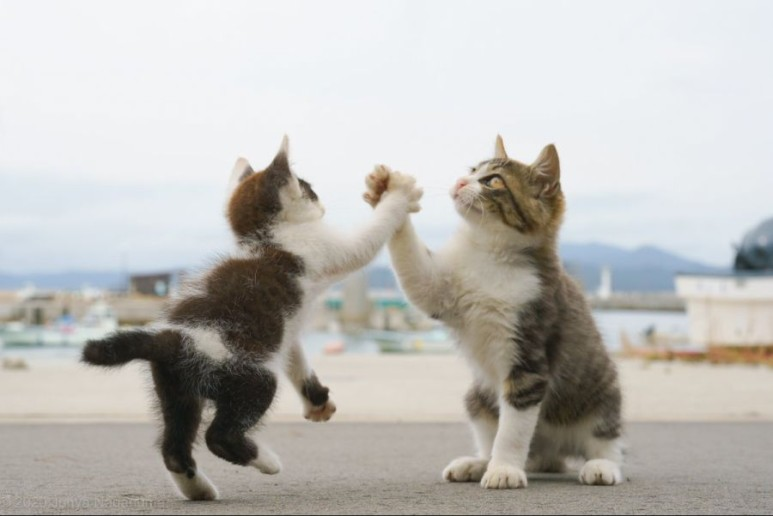
#> input picture img/img.jpeg, 773 x 516 px, found by its file name
$ python 6_img_rotation.py
#> lines starting #> are read from the running program, lines starting #| are printed output that depends on the picture
import cv2
import numpy as np

img = cv2.imread("arim/img/img.jpeg")
#> img is the input picture: shape (516, 773, 3); mean B, G, R 183.7, 187.5, 189.1
rows, cols = img.shape[:2]
#> rows = 516; cols = 773

d45= 45.0*np.pi/180
d90= 90.0*np.pi/180

m45=np.float32([[np.cos(d45), -1*np.sin(d45), rows//2],[np.sin(d45), np.cos(d45), -1*cols//4]])
m90=np.float32([[np.cos(d90), -1*np.sin(d90), rows],[np.sin(d90), np.cos(d90), 0]])
#> m90 = [[6.12e-17, -1, 516], [1, 6.12e-17, 0]]

r45 = cv2.warpAffine(img, m45, (cols, rows))
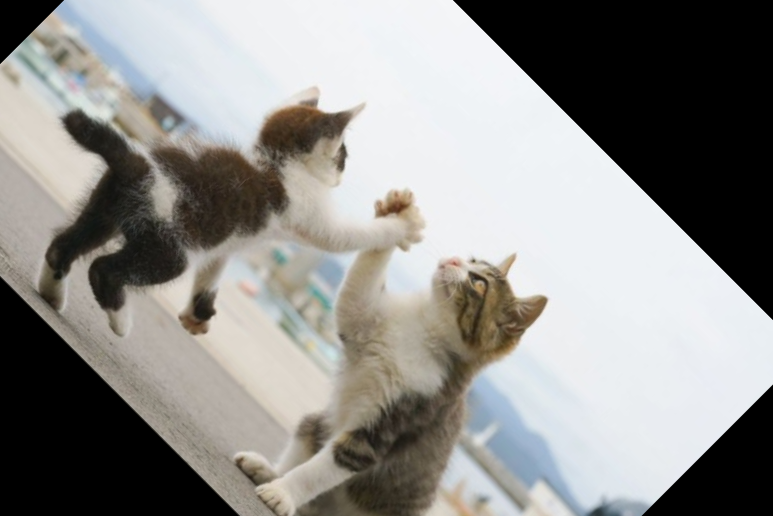
#> r45: shape (516, 773, 3); mean B, G, R 139.8, 142.6, 143.7
r90 = cv2.warpAffine(img, m90, (rows, cols))
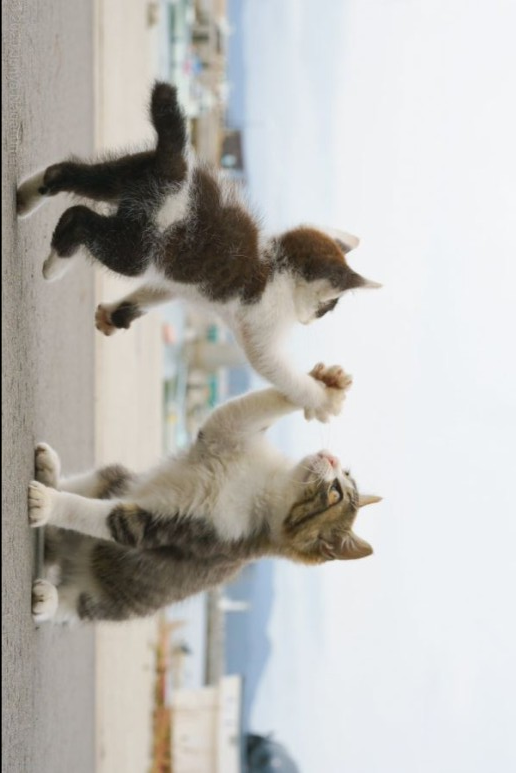
#> r90: shape (773, 516, 3); mean B, G, R 183.2, 187, 188.7

cv2.imshow("origin", img)
cv2.imshow("45", r45)
cv2.imshow("90", r90)
cv2.waitKey()
cv2.destroyAllWindows()

# 변환행렬 = cv2.getRotationMatrix2D(회전 중심(x,y), 회전각도, 확대/축소비율)
M45 = cv2.getRotationMatrix2D((cols/2, rows/2), 45, 0.5)
M90 = cv2.getRotationMatrix2D((cols/2, rows/2), 90, 1.5)

img45 = cv2.warpAffine(img, M45, (cols, rows))
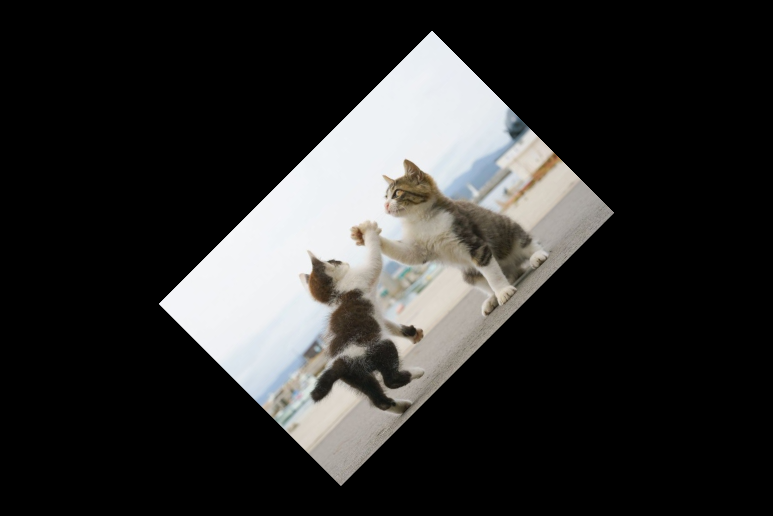
#> img45: shape (516, 773, 3); mean B, G, R 45.9, 46.9, 47.3
img90 = cv2.warpAffine(img, M90, (int(rows*1.5), int(cols*1.5)))
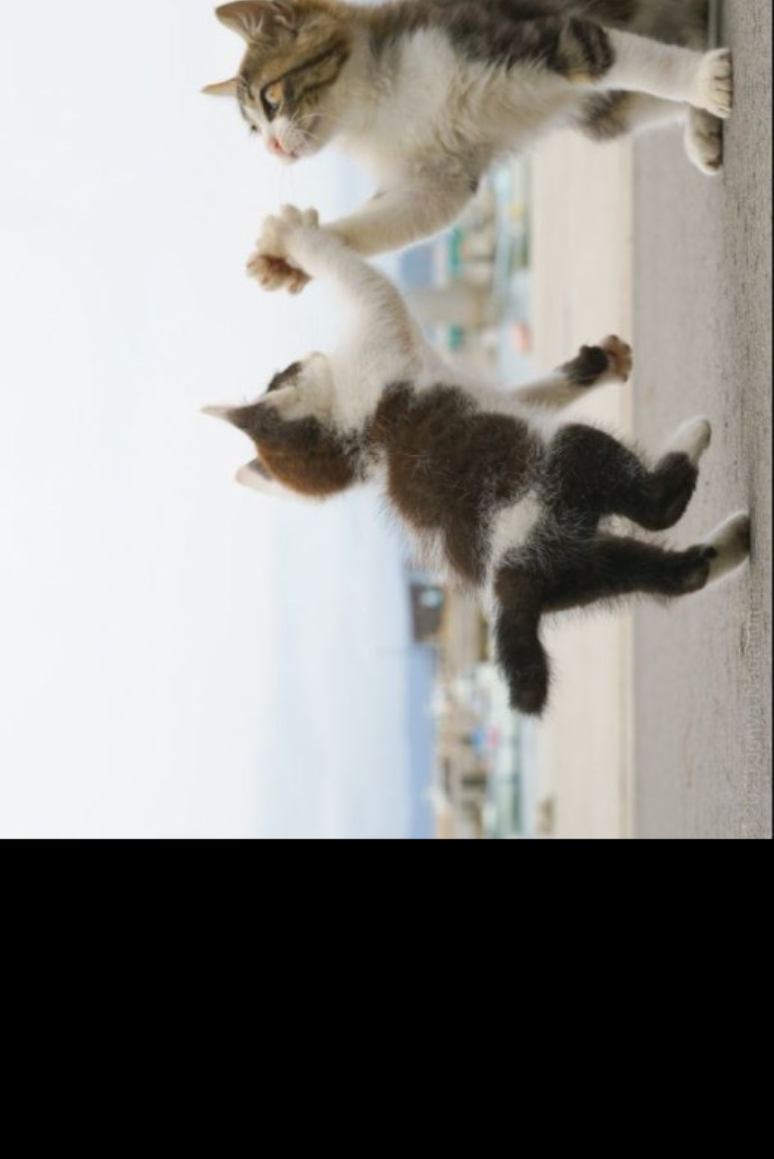
#> img90: shape (1159, 774, 3); mean B, G, R 129.5, 132.9, 134.7

cv2.imshow("origin", img)
cv2.imshow("45", img45)
cv2.imshow("90", img90)
cv2.waitKey()
cv2.destroyAllWindows()
